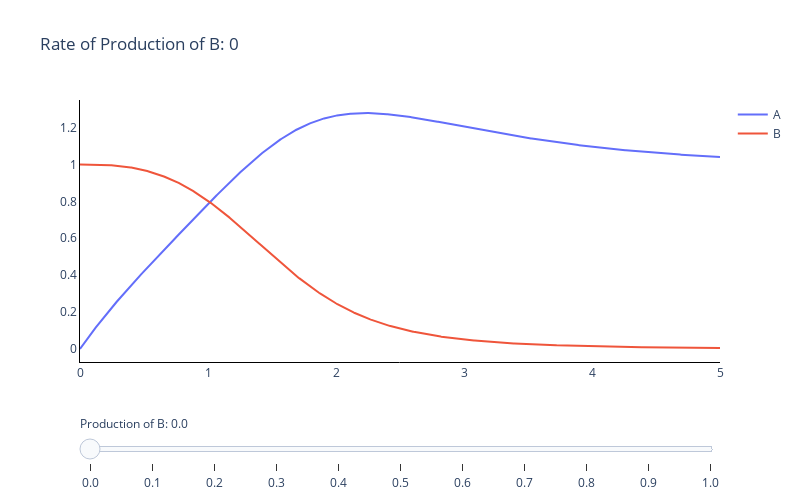

The notebook cell saved with this chart:
### Code cell
# Create figure
fig = go.Figure(layout=layout)

# Set layout with background color you want (rgba values)
layout = Layout(plot_bgcolor='rgba(0,0,0,0)')

NSTEPS_B = 11
b_list = np.linspace(0, 1, NSTEPS_B)
A_PROD = 1  # This rate must be fixed

# Add traces, one for each slider step
for b_value in b_list:
    t_values, state_values = solve_schnakenberg(t_max = N_STEPS * STEP_SIZE,
                                                t_eval = t_steps,
                                                y_init = INITIAL_COND,
                                                rates = [A_PROD, b_value])

    fig.add_trace(
        go.Scatter(
            visible=False,
            x=t_values, y=state_values[0], name = 'A'))
    fig.add_trace(
        go.Scatter(
            visible=False,
            x=t_values, y=state_values[1], name='B'))

# Make first trace visible
fig.data[0].visible = True
fig.data[1].visible = True

# Create and add slider
b_values = []
for i in range(NSTEPS_B):
    b_value = dict(
        method="update",
        args=[{"visible": [False] * len(fig.data)},
              {"title": f"Rate of Production of A: {b_list[i]:.2f}"}],  # layout attribute
    )
    b_value["args"][0]["visible"][2*i] = True  # Toggle i'th trace to "visible"
    b_value["args"][0]["visible"][2*i+1] = True  # Toggle i'th trace to "visible"
    b_values.append(b_value)

sliders = [dict(
    active=0,
    currentvalue={"prefix": "Production of B: "},
    pad={"t": 50},
    steps=b_values
)]

fig.update_layout(title='Rate of Production of B: 0')
fig.update_layout(sliders=sliders)
fig.update_layout(autosize=False, width=800, height=500)  # Maintain aspect ratio

for i, value in enumerate(a_list):  # Rename labels of slider ticks
    fig['layout']['sliders'][0]['steps'][i]['label'] = round(value, 2)

fig.update_xaxes(showline=True, linewidth=1, linecolor='black')#, gridcolor='Black
fig.update_yaxes(showline=True, linewidth=1, linecolor='black')#, gridcolor='Black
fig.show()

### Figure 1 — Plotly figure (JSON) as saved in the notebook; plotly's stock layout.template omitted (floating-point values rounded to 4 significant figures; data arrays with more than 128 entries replaced by an {"elided": "..."} marker saying what was removed)
{"data": [{"name": "A", "type": "scatter", "visible": true, "x": {"elided": "1000 float values"}, "y": {"elided": "1000 float values"}}, {"name": "B", "type": "scatter", "visible": true, "x": {"elided": "1000 float values"}, "y": {"elided": "1000 float values"}}, {"name": "A", "type": "scatter", "visible": false, "x": {"elided": "1000 float values"}, "y": {"elided": "1000 float values"}}, {"name": "B", "type": "scatter", "visible": false, "x": {"elided": "1000 float values"}, "y": {"elided": "1000 float values"}}, {"name": "A", "type": "scatter", "visible": false, "x": {"elided": "1000 float values"}, "y": {"elided": "1000 float values"}}, {"name": "B", "type": "scatter", "visible": false, "x": {"elided": "1000 float values"}, "y": {"elided": "1000 float values"}}, {"name": "A", "type": "scatter", "visible": false, "x": {"elided": "1000 float values"}, "y": {"elided": "1000 float values"}}, {"name": "B", "type": "scatter", "visible": false, "x": {"elided": "1000 float values"}, "y": {"elided": "1000 float values"}}, {"name": "A", "type": "scatter", "visible": false, "x": {"elided": "1000 float values"}, "y": {"elided": "1000 float values"}}, {"name": "B", "type": "scatter", "visible": false, "x": {"elided": "1000 float values"}, "y": {"elided": "1000 float values"}}, {"name": "A", "type": "scatter", "visible": false, "x": {"elided": "1000 float values"}, "y": {"elided": "1000 float values"}}, {"name": "B", "type": "scatter", "visible": false, "x": {"elided": "1000 float values"}, "y": {"elided": "1000 float values"}}, {"name": "A", "type": "scatter", "visible": false, "x": {"elided": "1000 float values"}, "y": {"elided": "1000 float values"}}, {"name": "B", "type": "scatter", "visible": false, "x": {"elided": "1000 float values"}, "y": {"elided": "1000 float values"}}, {"name": "A", "type": "scatter", "visible": false, "x": {"elided": "1000 float values"}, "y": {"elided": "1000 float values"}}, {"name": "B", "type": "scatter", "visible": false, "x": {"elided": "1000 float values"}, "y": {"elided": "1000 float values"}}, {"name": "A", "type": "scatter", "visible": false, "x": {"elided": "1000 float values"}, "y": {"elided": "1000 float values"}}, {"name": "B", "type": "scatter", "visible": false, "x": {"elided": "1000 float values"}, "y": {"elided": "1000 float values"}}, {"name": "A", "type": "scatter", "visible": false, "x": {"elided": "1000 float values"}, "y": {"elided": "1000 float values"}}, {"name": "B", "type": "scatter", "visible": false, "x": {"elided": "1000 float values"}, "y": {"elided": "1000 float values"}}, {"name": "A", "type": "scatter", "visible": false, "x": {"elided": "1000 float values"}, "y": {"elided": "1000 float values"}}, {"name": "B", "type": "scatter", "visible": false, "x": {"elided": "1000 float values"}, "y": {"elided": "1000 float values"}}], "layout": {"autosize": false, "height": 500, "plot_bgcolor": "rgba(0,0,0,0)", "sliders": [{"active": 0, "currentvalue": {"prefix": "Production of B: "}, "pad": {"t": 50}, "steps": [{"args": [{"visible": [true, true, false, false, false, false, false, false, false, false, false, false, false, false, false, false, false, false, false, false, false, false]}, {"title": "Rate of Production of A: 0.00"}], "label": "0.0", "method": "update"}, {"args": [{"visible": [false, false, true, true, false, false, false, false, false, false, false, false, false, false, false, false, false, false, false, false, false, false]}, {"title": "Rate of Production of A: 0.10"}], "label": "0.1", "method": "update"}, {"args": [{"visible": [false, false, false, false, true, true, false, false, false, false, false, false, false, false, false, false, false, false, false, false, false, false]}, {"title": "Rate of Production of A: 0.20"}], "label": "0.2", "method": "update"}, {"args": [{"visible": [false, false, false, false, false, false, true, true, false, false, false, false, false, false, false, false, false, false, false, false, false, false]}, {"title": "Rate of Production of A: 0.30"}], "label": "0.3", "method": "update"}, {"args": [{"visible": [false, false, false, false, false, false, false, false, true, true, false, false, false, false, false, false, false, false, false, false, false, false]}, {"title": "Rate of Production of A: 0.40"}], "label": "0.4", "method": "update"}, {"args": [{"visible": [false, false, false, false, false, false, false, false, false, false, true, true, false, false, false, false, false, false, false, false, false, false]}, {"title": "Rate of Production of A: 0.50"}], "label": "0.5", "method": "update"}, {"args": [{"visible": [false, false, false, false, false, false, false, false, false, false, false, false, true, true, false, false, false, false, false, false, false, false]}, {"title": "Rate of Production of A: 0.60"}], "label": "0.6", "method": "update"}, {"args": [{"visible": [false, false, false, false, false, false, false, false, false, false, false, false, false, false, true, true, false, false, false, false, false, false]}, {"title": "Rate of Production of A: 0.70"}], "label": "0.7", "method": "update"}, {"args": [{"visible": [false, false, false, false, false, false, false, false, false, false, false, false, false, false, false, false, true, true, false, false, false, false]}, {"title": "Rate of Production of A: 0.80"}], "label": "0.8", "method": "update"}, {"args": [{"visible": [false, false, false, false, false, false, false, false, false, false, false, false, false, false, false, false, false, false, true, true, false, false]}, {"title": "Rate of Production of A: 0.90"}], "label": "0.9", "method": "update"}, {"args": [{"visible": [false, false, false, false, false, false, false, false, false, false, false, false, false, false, false, false, false, false, false, false, true, true]}, {"title": "Rate of Production of A: 1.00"}], "label": "1.0", "method": "update"}]}], "title": {"text": "Rate of Production of B: 0"}, "width": 800, "xaxis": {"linecolor": "black", "linewidth": 1, "showline": true}, "yaxis": {"linecolor": "black", "linewidth": 1, "showline": true}}}
